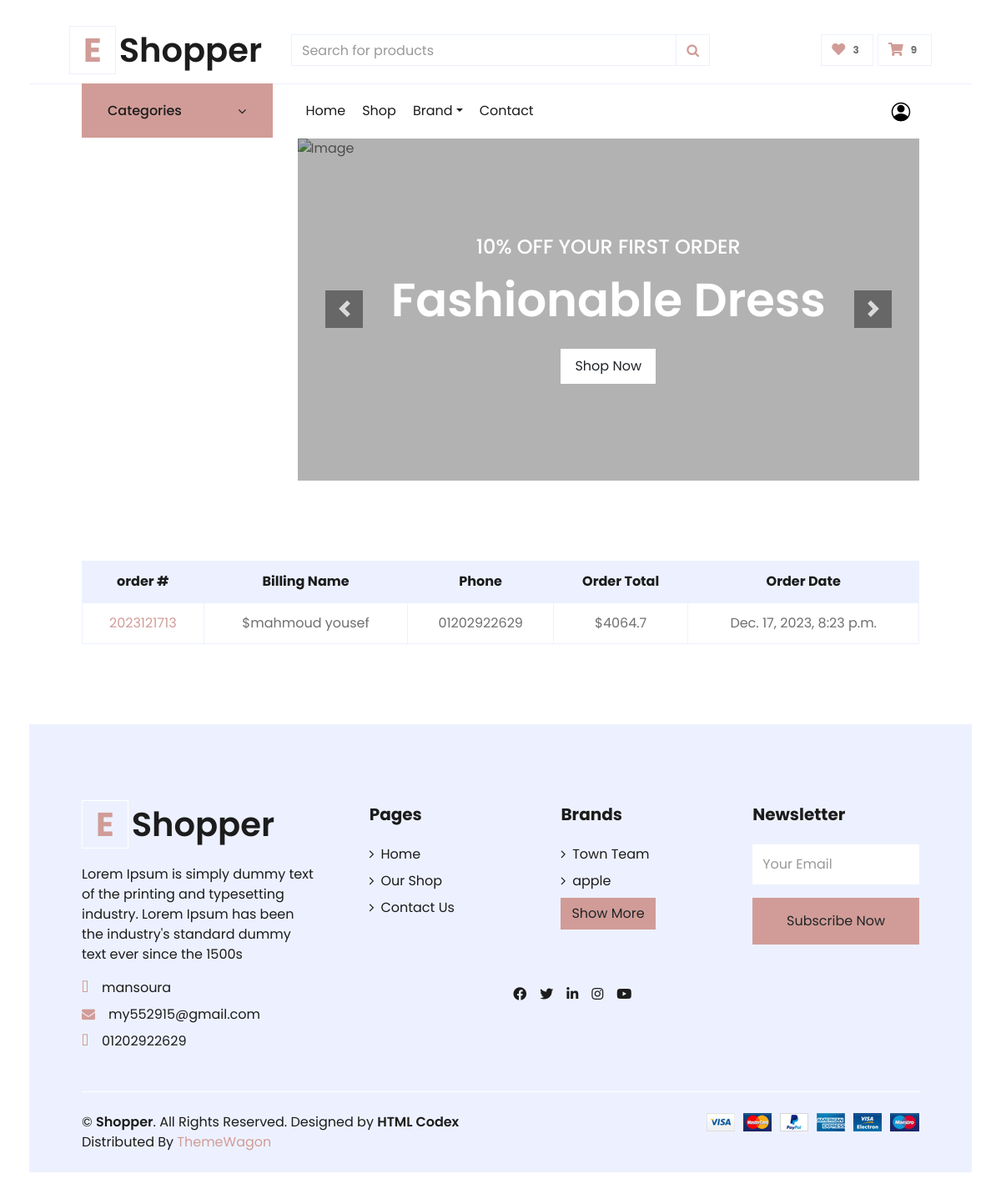
Page /accounts/orders/ (signed in) on the committed database.
### settings/models.py (models this page shows, shortened)
class Info(models.Model):
    site_name = models.CharField( max_length=50)
    description = models.TextField(max_length=1000)
    phone = models.CharField( max_length=30 , null=True, blank=True)
    email = models.EmailField( max_length=254 , null=True, blank=True)
    address = models.CharField( max_length=50 , null=True, blank=True)
    image = models.ImageField(upload_to='settings/', null=True, blank=True )
    fb_link = models.URLField( max_length=200)
    twitter_link = models.URLField( max_length=200)
    instagram_link = models.URLField( max_length=200)

class Brand(models.Model):
    BRDName = models.CharField(max_length=40)
    image = models.ImageField(upload_to='product/',blank=True, null=True)
    BRDDesc = models.TextField(blank=True, null=True)
    class Meta:
        verbose_name = _("Brand")
        verbose_name_plural = _("Brands")
    def __str__(self):
        return self.BRDName

### orders/models.py (models this page shows, shortened)
class Order(models.Model):
    STATUS = (
        ('New','New'),
        ('Accepted','Accepted'),
        ('Completed','Completed'),
        ('Cancelled','Cancelled'),
    )
    user = models.ForeignKey(User, on_delete=models.SET_NULL , null=True)
    payment = models.ForeignKey(Payment,  on_delete=models.SET_NULL ,blank=True , null=True)
    order_number = models.CharField(max_length=50)
    first_name = models.CharField(max_length=50)
    last_name = models.CharField(max_length=50)
    phone = models.CharField(max_length=50)
    zip_code = models.CharField(max_length=50,blank=True)
    email = models.EmailField( max_length=254)
    address_line_1 = models.CharField( max_length=50)
    address_line_2 = models.CharField( max_length=50 , blank=True)
    country = models.CharField( max_length=50 )
    state = models.CharField( max_length=50 )
    city = models.CharField( max_length=50 )
    order_note = models.CharField( max_length=1000 , blank=True)
    order_total = models.FloatField()
    tax = models.FloatField()
    status = models.CharField(choices=STATUS,default='New' , max_length=15)
    ip = models.CharField(max_length=50  ,blank=True)
    is_orderd = models.BooleanField(default=False)
    created_at = models.DateTimeField( auto_now_add=True)
    updated_at = models.DateTimeField(auto_now=True)
    def full_name(self):
        return f'{self.first_name} {self.last_name}'

### accounts/views.py (the view)
# urls.py: path('orders/' , views.orders , name='orders'),
def orders(request):
    orders = Order.objects.filter(user=request.user,is_orderd=True).order_by('-created_at')
    context = {
        'orders':orders,
    }
    return render(request,'profile/orders.html',context)

### accounts/templates/profile/orders.html
     {% extends 'base.html' %}
     {% load static %}
     {% block body %}
    <div class="container-fluid pt-5">
        <div class="row px-xl-5">
            <div class="col-lg-12 table-responsive mb-5">
                <table class="table table-bordered text-center mb-0">
                    <thead class="bg-secondary text-dark">
                        <tr>
                            <th>order #</th>
                            <th>Billing Name</th>
                            <th>Phone</th>
                            <th>Order Total</th>
                            <th>Order Date</th>
                        </tr>
                    </thead>
                    <tbody class="align-middle">
                        {% for order in orders %}
                        <tr>
                            <td class="align-middle"><a href="{% url 'accounts:order_detail' order.order_number %}">{{order.order_number}}</a></td>
                            <td class="align-middle">${{order.full_name}}</td>
                            <td class="align-middle">
                                {{order.phone}}
                            </td>
                            <td class="align-middle">${{order.order_total}}</td>
                            <td class="align-middle">{{order.created_at}}</td>
                        </tr>
                         {% endfor %}
                    </tbody>
                </table>
            </div>
        </div>
    </div>
     {% endblock %}

### templates/base.html (shortened to what this page needs)
{% load static %}
<!DOCTYPE html>
<html lang="en">
<head>
    <link href="https://cdnjs.cloudflare.com/ajax/libs/font-awesome/5.10.0/css/all.min.css" rel="stylesheet">
    <link rel="stylesheet" href="https://cdnjs.cloudflare.com/ajax/libs/font-awesome/4.7.0/css/font-awesome.min.css">
    <link href="{% static 'lib4/owlcarousel/assets/owl.carousel.min.css'%}" rel="stylesheet">
    <link href="{% static 'css4/style.css'%}" rel="stylesheet">
    <link href="{% static 'css4/review.css'%}" rel="stylesheet">
    <link href="{% static 'css4/custom.css'%}" rel="stylesheet">
</head>
<body>
    <div class="container-fluid">
        <div class="row align-items-center py-3 px-xl-5">
            <div class="col-lg-3 d-none d-lg-block">
                <a href="/" class="text-decoration-none">
                    <h1 class="m-0 display-5 font-weight-semi-bold"><span
                            class="text-primary font-weight-bold border px-3 mr-1">E</span>{{myfooter.site_name}}</h1>
                </a>
            </div>
            <div class="col-lg-6 col-6 text-left">
                <form action="{% url 'product:search' %}" method="GET">
                    <div class="input-group">
                        <input type="text" name="q" class="form-control" placeholder="Search for products">
                        <div class="input-group-append">
                            <span class="input-group-text bg-transparent text-primary">
                                <i class="fa fa-search"></i>
                            </span>
                        </div>
                    </div>
                </form>
            </div>
            {% if user.is_authenticated %}
            <div class="col-lg-3 col-6 text-right">
                <a href="{% url 'accounts:user_favourites' %}" class="btn border">
                    <i class="fas fa-heart text-primary"></i>
                    <span class="badge">{{product_count}}</span>
                </a>
                {% endif %}
                <a href="{% url 'carts:cart'%}" class="btn border">
                    <i class="fas fa-shopping-cart text-primary"></i>
                    <span class="badge">{{cart_count}}</span>
                </a>
            </div>
        </div>
        <div class="container-fluid mb-5">
            <div class="row border-top px-xl-5">
                <div class="col-lg-3 d-none d-lg-block">
                    <a class="btn shadow-none d-flex align-items-center justify-content-between bg-primary text-white w-100"
                        data-toggle="collapse" href="#navbar-vertical"
                        style="height: 65px; margin-top: -1px; padding: 0 30px;">
                        <h6 class="m-0">Categories</h6>
                        <i class="fa fa-angle-down text-dark"></i>
                    </a>
                </div>
                <div class="col-lg-9">
                    <nav class="navbar navbar-expand-lg bg-light navbar-light py-3 py-lg-0 px-0">
                        <div class="collapse navbar-collapse justify-content-between" id="navbarCollapse">
                            <div class="navbar-nav mr-auto py-0">
                                <a href="/" class="nav-item nav-link ">Home</a>
                                <a href="{% url 'product:product_list'%}" class="nav-item nav-link">Shop</a>
                                <div class="nav-item dropdown">
                                    <a href="#" class="nav-link dropdown-toggle " data-toggle="dropdown">Brand</a>
                                </div>
                                <a href="{% url 'settings:contact'%}" class="nav-item nav-link">Contact</a>
                            </div>
                            <div class="navbar-nav ml-auto py-0">
                                {% if request.user.is_authenticated %}
                                <div class="nav-item dropdown">
                                    <a href="#" class="nav-link " data-toggle="dropdown"><img src="{% static 'img4/account.png'%}"> {{profile.user.username}}</img></i></a>
                                </div>
                                {% endif %}
                            </div>
                        </div>
                    </nav>
                    <div id="header-carousel" class="carousel slide" data-ride="carousel">
                        <div class="carousel-inner">
                            <div class="carousel-item active" style="height: 410px;">
                                <img class="img-fluid" src="{% static 'img4/carousel-1.jpg'%}" alt="Image">
                                <div
                                    class="carousel-caption d-flex flex-column align-items-center justify-content-center">
                                    <div class="p-3" style="max-width: 700px;">
                                        <h4 class="text-light text-uppercase font-weight-medium mb-3">10% Off Your First
                                            Order</h4>
                                        <h3 class="display-4 text-white font-weight-semi-bold mb-4">Fashionable Dress
                                        </h3>
                                        <a href="{%url 'product:product_list'%}" class="btn btn-light py-2 px-3">Shop
                                            Now</a>
                                    </div>
                                </div>
                            </div>
                        </div>
                        <a class="carousel-control-prev" href="#header-carousel" data-slide="prev">
                            <div class="btn btn-dark" style="width: 45px; height: 45px;">
                                <span class="carousel-control-prev-icon mb-n2"></span>
                            </div>
                        </a>
                        <a class="carousel-control-next" href="#header-carousel" data-slide="next">
                            <div class="btn btn-dark" style="width: 45px; height: 45px;">
                                <span class="carousel-control-next-icon mb-n2"></span>
                            </div>
                        </a>
                    </div>
                </div>
            </div>
        </div>
        {% block body %}
        {% endblock body %}
        <div class="container-fluid bg-secondary text-dark mt-5 pt-5">
            <div class="row px-xl-5 pt-5">
                <div class="col-lg-4 col-md-12 mb-5 pr-3 pr-xl-5">
                    <a href="/" class="text-decoration-none">
                        <h1 class="mb-4 display-5 font-weight-semi-bold"><span
                                class="text-primary font-weight-bold border border-white px-3 mr-1">E</span>{{myfooter.site_name}}
                        </h1>
                    </a>
                    <p>{{myfooter.description}}</p>
                    <p class="mb-2"><i class="fa fa-map-marker-alt text-primary mr-3"></i>{{myfooter.address}}</p>
                    <p class="mb-2"><i class="fa fa-envelope text-primary mr-3"></i>{{myfooter.email}}</p>
                    <p class="mb-0"><i class="fa fa-phone-alt text-primary mr-3"></i>{{myfooter.phone}}</p>
                </div>
                <div class="col-lg-8 col-md-12">
                    <div class="row">
                        <div class="col-md-4 mb-5">
                            <h5 class="font-weight-bold text-dark mb-4">Pages</h5>
                            <div class="d-flex flex-column justify-content-start">
                                <a class="text-dark mb-2" href="/"><i class="fa fa-angle-right mr-2"></i>Home</a>
                            <a class="text-dark mb-2" href="{% url 'product:product_list' %}"><i class="fa fa-angle-right mr-2"></i>Our Shop</a>
                            <a class="text-dark" href="{% url 'settings:contact'%}"><i class="fa fa-angle-right mr-2"></i>Contact Us</a>
                            </div>
                        </div>
                        <div class="col-md-4 mb-5">
                            <h5 class="font-weight-bold text-dark mb-4">Brands</h5>
                            <div class="d-flex flex-column justify-content-start">
                                {% for brand in brands_footer  %}
                                <a class="text-dark mb-2" href="{%url 'product:product_by_brand' brand%}"><i
                                        class="fa fa-angle-right mr-2"></i>{{brand}}</a>
                                {% endfor %}
                                <a href="{% url 'settings:brand_list'  %}"><button type="button"
                                        class="btn btn-primary">Show
                                        More</button></a>
                            </div>
                        </div>
                        <div id="main_form_div" class="col-md-4 mb-5">
                            <h5 class="font-weight-bold text-dark mb-4">Newsletter</h5>
                            <form id="newsletters_form" action="{% url 'home:newsletter2' %}" method="POST">
                                <div class="form-group">
                                    <input type="email" name="emailinput" class="form-control border-0 py-4"
                                        placeholder="Your Email" required="required" />
                                </div>
                                <div>
                                    <button class="btn btn-primary btn-block border-0 py-3" type="submit">Subscribe
                                        Now</button>
                                </div>
                            </form>
                        </div>
                        <div class="col-lg-6 text-center text-lg-right">
                            <div class="d-inline-flex align-items-center">
                                <a class="text-dark px-2" href="{{myfooter.fb_link}}">
                                    <i class="fab fa-facebook-f"></i>
                                </a>
                                <a class="text-dark px-2" href="{{myfooter.twitter_link}}">
                                    <i class="fab fa-twitter"></i>
                                </a>
                                <a class="text-dark px-2" href="">
                                    <i class="fab fa-linkedin-in"></i>
                                </a>
                                <a class="text-dark px-2" href="">
                                    <i class="fab fa-instagram"></i>
                                </a>
                                <a class="text-dark pl-2" href="">
                                    <i class="fab fa-youtube"></i>
                                </a>
                            </div>
                        </div>
                    </div>
                </div>
            </div>
            <div class="row border-top border-light mx-xl-5 py-4">
                <div class="col-md-6 px-xl-0">
                    <p class="mb-md-0 text-center text-md-left text-dark">
                        &copy; <a class="text-dark font-weight-semi-bold" href="#">{{myfooter.site_name}}</a>. All
                        Rights
                        Reserved.
                        Designed
                        by
                        <a class="text-dark font-weight-semi-bold" href="https://htmlcodex.com">HTML Codex</a><br>
                        Distributed By <a href="https://themewagon.com" target="_blank">ThemeWagon</a>
                    </p>
                </div>
                <div class="col-md-6 px-xl-0 text-center text-md-right">
                    <img class="img-fluid" src="{% static 'img4/payments.png' %}" alt="">
                </div>
            </div>
        </div>
</body>
</html>

### rows in the picture
Info: site_name "Shopper", description "Lorem Ipsum is simply dummy text of the printing and typesetting industry. Lorem Ipsum has been the industry's standard dummy text ever since the 1500s", address "mansoura", email "my552915@gmail.com", phone "01202922629"
Order: order_number "2023121713", full_name "mahmoud yousef", phone "01202922629", order_total "4064.7", created_at "Dec. 17, 2023, 8:23 p.m."
Brand: BRDName "Town Team"
Brand: BRDName "apple"

### other values in the picture
{{ product_count }} "3"
{{ cart_count }} "9"
